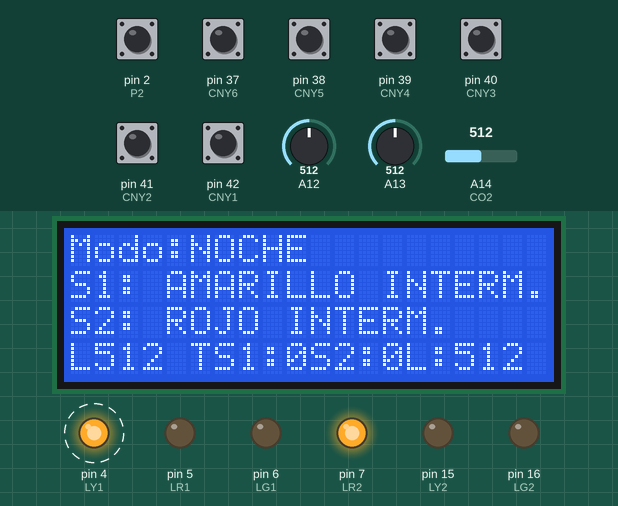
Simulated run of this sketch. Board: Arduino Mega 2560, built with avr-gcc and run on an emulated ATmega2560. On the bench: 20×4 character LCD, output pins drawn as LEDs (lit = HIGH). Dashed ring = blinking. Inputs (shaded band) come from the test bench; at power-on: pin 2 (P2), pin 37 (CNY6), pin 38 (CNY5), pin 39 (CNY4), pin 40 (CNY3), pin 41 (CNY2), pin 42 (CNY1) HIGH, A13 = 512, A12 = 512, A14 (CO2) = 512. What the sketch prints to the serial monitor is not drawn.

Above: at 3.2 s.
3.3 s: A13 set to 104
At 4.1 s:
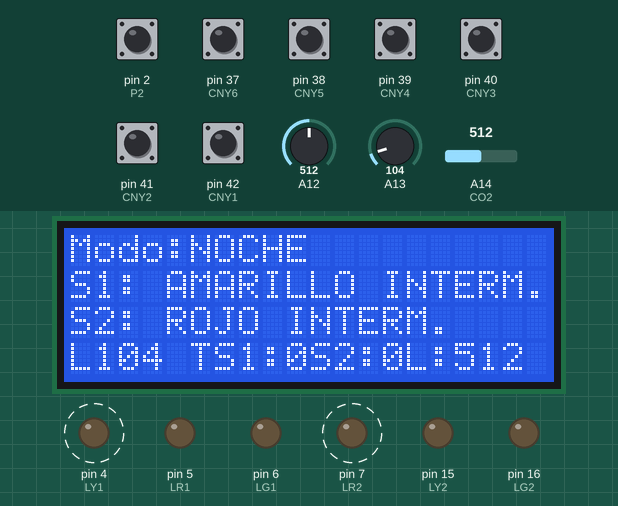
5.7 s: A13 set to 88
At 6.1 s:
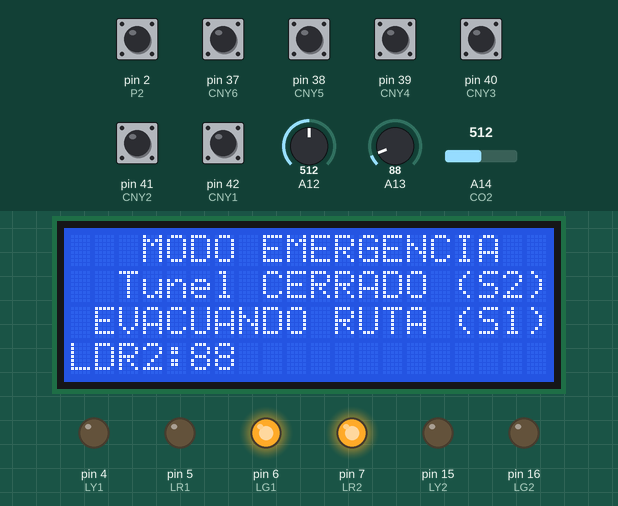
7.3 s: A13 set to 109
At 9.4 s:
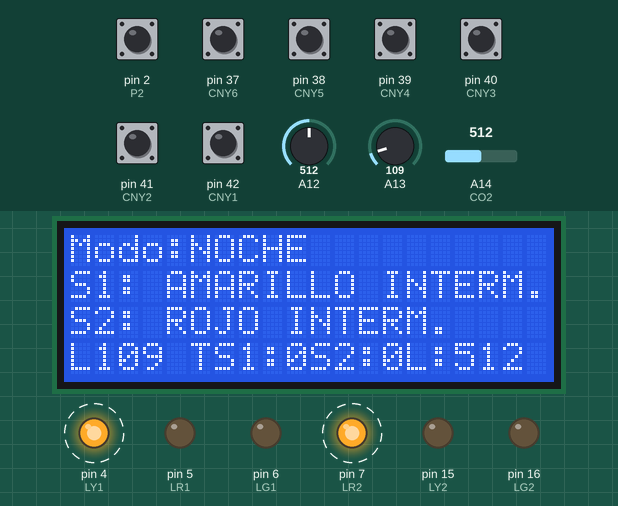
10.0 s: A12 set to 590
At 11.4 s:
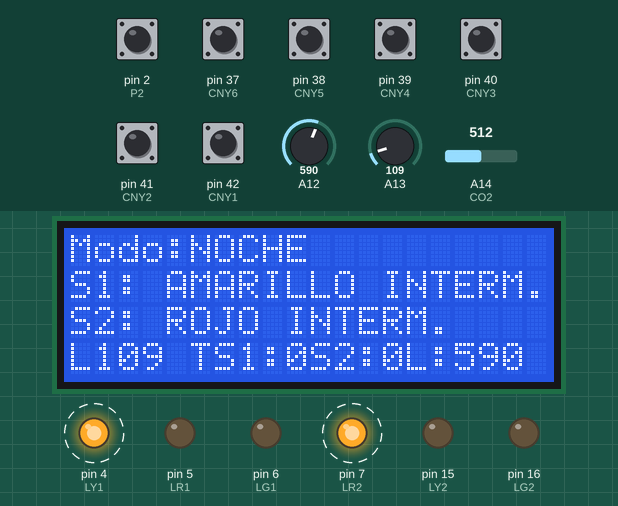
13.0 s: A12 set to 610
At 14.2 s:
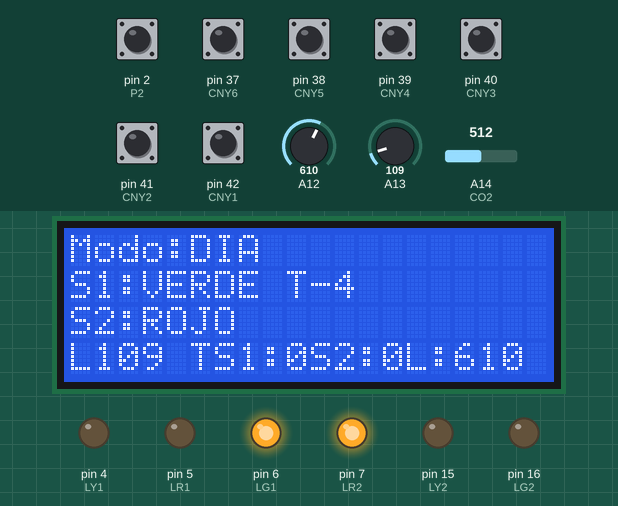
16.0 s: pin 37 (CNY6) pulled LOW for 0.15 s
At 17.4 s:
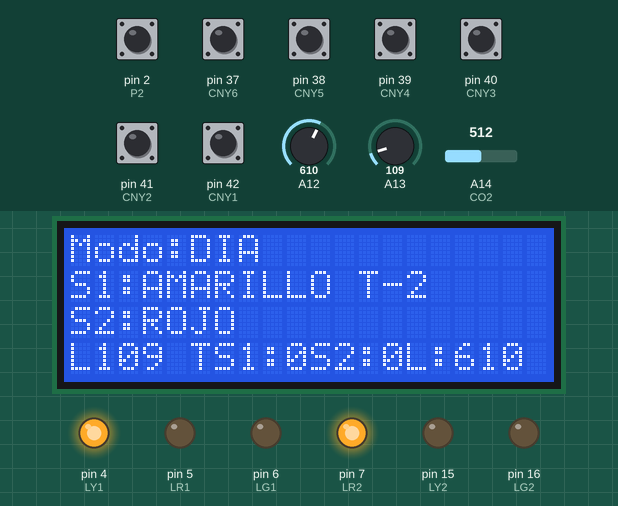
Timing chart, 0 to 24.7 s (numbered marks = the images above; inputs shaded):
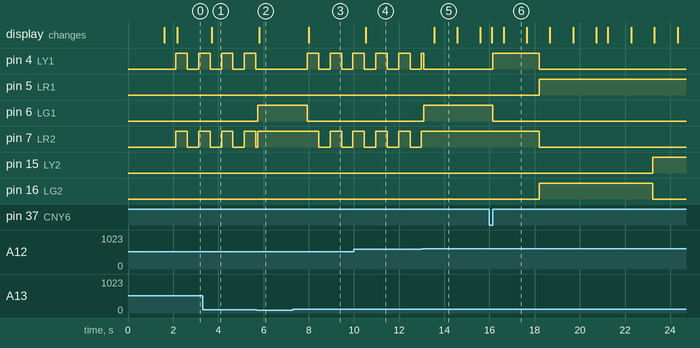

The sketch:

low_level.ino
```cpp
#include <Wire.h>              //Library required for I2C comms (LCD)
#include <LiquidCrystal_I2C.h> //Library for LCD display via I2C
#include <math.h>              //Mathematics library for pow function (CO2 computation)

// Debuging
#define HABILITAR_EMERGENCIA_CO2 false
#define HABILITAR_EMERGENCIA_SIMULADA true

// I/O pin labeling
#define LDR1 12 // LDR Light sensor from traffic light 1 connected in pin A0
#define LDR2 13 // LDR Light sensor from traffic light 2 connected in pin A1
#define CO2 14  // CO2 sensor connected in pin A3
#define P1 1    // Traffic light 1 button connected in pin 1
#define P2 2    // Traffic light 2 button connected in pin 2
#define CNY1 42 // Infrared sensor 1 in traffic light 1 connected in pin 42
#define CNY2 41 // Infrared sensor 2 in traffic light 1 connected in pin 41
#define CNY3 40 // Infrared sensor 3 in traffic light 1 connected in pin 40
#define CNY4 39 // Infrared sensor 4 in traffic light 2 connected in pin 39
#define CNY5 38 // Infrared sensor 5 in traffic light 2 connected in pin 38
#define CNY6 37 // Infrared sensor 6 in traffic light 2 connected in pin 37
#define LR1 5   // Red traffic light 1 connected in pin 5
#define LY1 4   // Yellow traffic light 1 connected in pin 4
#define LG1 6   // Green traffic light 1 connected in pin 6
#define LR2 7   // Red traffic light 2 connected in pin 7
#define LY2 15  // Yellow traffic light 2 connected in pin 15
#define LG2 16  // Green traffic light 2 connected in pin 16

// --- Constantes sensor CO2 ---
const float DC_GAIN = 8.5;                                                               // define the DC gain of amplifier CO2 sensor
const float ZERO_POINT_VOLTAGE = 0.265;                                                  // define the output of the sensor in volts when the concentration of CO2 is 400PPM
const float REACTION_VOLTAGE = 0.059;                                                    // define the “voltage drop” of the sensor when move the sensor from air into 1000ppm CO2
const float CO2Curve[3] = {2.602, ZERO_POINT_VOLTAGE, (REACTION_VOLTAGE / (2.602 - 3))}; // Line curve with 2 points

// Variable definitions
float volts = 0; // Variable to store current voltage from CO2 sensor
float co2 = 0;   // Variable to store CO2 value

// Library definitions
LiquidCrystal_I2C lcd(0x27, 20, 4);

// --- Estructuras de control ---
// La struct ahora organiza los pines y el valor del sensor de cada semáforo.
struct Semaforo {
  uint8_t pinR, pinY, pinG, pinLDR, pinPeaton;
  uint8_t pinCNY[3];        // Pines sensores infrarojos
  int vLDR = 0;
  int pesoTrafico = 0;      // Congestion vehicular
  bool R = 0, Y = 0, G = 0; // Variables de control por semáforo de los LEDs
};

// Instancias de semáforos
Semaforo semaforos[2] = {
  {LR1, LY1, LG1, LDR1, P1, {CNY1, CNY2, CNY3}}, // Semaforo 1: (Via principal)
  {LR2, LY2, LG2, LDR2, P2, {CNY4, CNY5, CNY6}}  // Semaforo 2: (Via secundaria/Tunel)
};

// --- Logica MEF - Estados de la MEF de la Intersección ---
// Describe qué luz está verde (la otra estará en rojo/amarillo)
#define VERDE_S1_ROJO_S2    0
#define AMARILLO_S1_ROJO_S2 1
#define ROJO_S1_VERDE_S2    2
#define ROJO_S1_AMARILLO_S2 3
#define PASO_PEATONAL_S1    4 // Peatones de la calle 1 cruzan
#define PASO_PEATONAL_S2    5 // Peatones de la calle 2 cruzan
int estadoMEF = VERDE_S1_ROJO_S2;

// --- Modos de Operación (Tarea 4) ---
#define MODO_DIA 0
#define MODO_NOCHE 1
int modoOperacion = MODO_DIA;

// --- Umbrales de Sensores (Tareas 4 y 5) ---
#define UMBRAL_LUZ_NOCHE 600     // Valor bajo para LDR indica oscuridad
//#define UMBRAL_CO2_PELIGROSO 800 // 800 PPM de CO2 para cerrar el túnel
#define UMBRAL_LUZ_EMERGENCIA 99 // Umbral muy bajo para simulacion C02 con LDR2

// --- Variables de Petición Peatonal ---
bool peticionPeatonS1 = false;
bool peticionPeatonS2 = false;
bool ultimoEstadoBotonS1 = HIGH;
bool ultimoEstadoBotonS2 = HIGH;

// --- Variables de control de Tiempo no bloqueante ---
long unsigned tini, tactual, tdelta;

// --- Variables para almacenar valores de sensores ---
float dCO2 = 0; // Valor de CO2 en PPM

void setup() {
  // Input pin config
  pinMode(P1, INPUT);   // Traffic light 1 button as Input
  pinMode(P2, INPUT);   // Traffic light 2 button as Input
  pinMode(CNY1, INPUT); // Infrared sensor 1 in traffic light 1 as Input
  pinMode(CNY2, INPUT); // Infrared sensor 2 in traffic light 1 as Input
  pinMode(CNY3, INPUT); // Infrared sensor 3 in traffic light 1 as Input
  pinMode(CNY4, INPUT); // Infrared sensor 4 in traffic light 2 as Input
  pinMode(CNY5, INPUT); // Infrared sensor 5 in traffic light 2 as Input
  pinMode(CNY6, INPUT); // Infrared sensor 6 in traffic light 2 as Input

  // Output pin config
  pinMode(LR1, OUTPUT); // Red traffic light 1 as Output
  pinMode(LY1, OUTPUT); // Yellow traffic light 1 as Output
  pinMode(LG1, OUTPUT); // Green traffic light 1 as Output
  pinMode(LR2, OUTPUT); // Red traffic light 2 as Output
  pinMode(LY2, OUTPUT); // Yellow traffic light 2 as Output
  pinMode(LG2, OUTPUT); // Green traffic light 2 as Output

  // Output cleaning
  digitalWrite(LR1, LOW); // Turn Off Red traffic light 1
  digitalWrite(LY1, LOW); // Turn Off Yellow traffic light 1
  digitalWrite(LG1, LOW); // Turn Off Green traffic light 1
  digitalWrite(LR2, LOW); // Turn Off Red traffic light 2
  digitalWrite(LY2, LOW); // Turn Off Yellow traffic light 2
  digitalWrite(LG2, LOW); // Turn Off Green traffic light 2

  // Communications
  Serial.begin(115200); // Start Serial communications with computer via Serial0 (TX0 RX0) at 9600 bauds
  lcd.init();
  lcd.backlight(); // Turn on LCD backlight

  // Init sensors
  for (int i = 0; i < 2; i++) {
    pinMode(semaforos[i].pinR, OUTPUT);
    pinMode(semaforos[i].pinY, OUTPUT);
    pinMode(semaforos[i].pinG, OUTPUT);
    pinMode(semaforos[i].pinLDR, INPUT);
    pinMode(semaforos[i].pinPeaton, INPUT_PULLUP);
    // Init CNY pines
    for (int j = 0; j < 3; j++) {
      pinMode(semaforos[i].pinCNY[j], INPUT_PULLUP);
    }
  }

  // --- Inicialización ---
  tini = millis(); // Inicializa el temporizador
  lcd.print("Sistema Iniciado...");
  Serial.println("Smart City - Sistema Control Trafico - Nivel Bajo - INICIADO");
  delay(1500);

  // Sincroniza estado inicial de P1 y P2
  ultimoEstadoBotonS1 = digitalRead(semaforos[0].pinPeaton);
  ultimoEstadoBotonS2 = digitalRead(semaforos[1].pinPeaton);

  lcd.clear();
  lcd.print("Sistema Listo.");
  delay(500);
}

void loop() {
  // 1. MEDIR: Obtiene los datos del entorno.
  readAllSensors();
  medirTiempo();

  // 2. GESTIONAR: Decide el estado global del sistema. La emergencia tiene prioridad.
  // La función devuelve 'true' Si hay emergencia, detiene el ciclo normal
  if (gestionarCondicionesGlobales()) return;

  // 3. CONTROLAR: Ejecuta la lógica de la Máquina de Estados de los semáforos.
  controlarSemaforos();
  actuarSemaforos();

  // 4. MOSTRAR: Actualiza la pantalla LCD con la información relevante.
  displayInfo();
}

// --- Functions and Subroutines ---
void readAllSensors() {
  // Init Light Sensors
  semaforos[0].vLDR = analogRead(semaforos[0].pinLDR);
  delay(10);
  semaforos[1].vLDR = analogRead(semaforos[1].pinLDR);
  delay(10);

  // Tarea 2 - Logica de deteccion de pulsacion antirebote
  // Si se presiona botón de peatón, se activa la petición al semaforo indicado.

  bool estadoActualBotonS1 = digitalRead(semaforos[0].pinPeaton);
  if (estadoActualBotonS1 == LOW && ultimoEstadoBotonS1 == HIGH) {
    peticionPeatonS1 = true;
    Serial.println(">>> Peticion Peaton S1 REGISTRADA");
  }
  ultimoEstadoBotonS1 = estadoActualBotonS1;

  bool estadoActualBotonS2 = digitalRead(semaforos[1].pinPeaton);
  if (estadoActualBotonS2 == LOW && ultimoEstadoBotonS2 == HIGH) {
    peticionPeatonS2 = true;
    Serial.println(">>> Peticion Peaton S2 REGISTRADA");
  }
  ultimoEstadoBotonS2 = estadoActualBotonS2;


  // Tarea 3: Calcular peso del tráfico para cada calle
  // Sensores CNY: LOW = coche detectado. Le damos más peso al sensor más cercano.
  semaforos[0].pesoTrafico = (!digitalRead(semaforos[0].pinCNY[0]) * 1) +
                             (!digitalRead(semaforos[0].pinCNY[1]) * 2) +
                             (!digitalRead(semaforos[0].pinCNY[2]) * 3);
  semaforos[1].pesoTrafico = (!digitalRead(semaforos[1].pinCNY[0]) * 1) +
                             (!digitalRead(semaforos[1].pinCNY[1]) * 2) +
                             (!digitalRead(semaforos[1].pinCNY[2]) * 3);

  // C02 read
  float volts = analogRead(CO2) * 3.3 / 4096.0;
  if (volts / DC_GAIN >= ZERO_POINT_VOLTAGE) {
    dCO2 = 400; // Se asume ~400ppm para aire limpio
  } else {
    dCO2 = pow(10, ((volts / DC_GAIN) - CO2Curve[1]) / CO2Curve[2] + CO2Curve[0]);
  }
}

void medirTiempo() {
  tactual = millis();
  tdelta = tactual - tini;
}

bool gestionarCondicionesGlobales() {
  // Tarea 5: Override de Emergencia del Túnel (Prioridad Máxima)
  //if (HABILITAR_EMERGENCIA_CO2 && dCO2 > UMBRAL_CO2_PELIGROSO) {
  // Simulacion LDR2
  if (HABILITAR_EMERGENCIA_SIMULADA && semaforos[1].vLDR < UMBRAL_LUZ_EMERGENCIA) {  // Si el LDR2 detecta oscuridad extrema (<100), se cierra el túnel.
    actuarSemaforos(semaforos[1], 1, 0, 0); // S2 a Rojo para detener el tráfico hacia el túnel
    actuarSemaforos(semaforos[0], 0, 0, 1);

    // Muestra un display especial para la emergencia
    lcd.clear();
    lcd.setCursor(0, 0); lcd.print("   MODO EMERGENCIA    ");
    lcd.setCursor(0, 1); lcd.print("  Tunel CERRADO (S2)  ");
    lcd.setCursor(0, 2); lcd.print(" EVACUANDO RUTA (S1)  ");
    lcd.setCursor(0, 3); lcd.print("LDR2:"); lcd.print(semaforos[1].vLDR);

    delay(1000);
    return true; // Hay una emergencia, se detiene el ciclo normal.
  }

  // Tarea 4: Determinar si es de día o de noche ---
  /*
  int promedioLuz = (semaforos[0].vLDR + semaforos[1].vLDR) / 2;
  //Serial.print(">>> Luz promedio: "); Serial.println(promedioLuz);
  int modoAnterior = modoOperacion;
  if (promedioLuz < UMBRAL_LUZ_NOCHE) {
    modoOperacion = MODO_NOCHE;
  } else {
    modoOperacion = MODO_DIA;
  }
  */
  // Simulacion LDR1
  // Día/Noche ahora depende exclusivamente del sensor de luz de la vía principal LDR2 (S2)
  int modoAnterior = modoOperacion;
  if (semaforos[0].vLDR < UMBRAL_LUZ_NOCHE) {
    modoOperacion = MODO_NOCHE;
  } else {
    modoOperacion = MODO_DIA;
  }

  // Si hay un cambio de modo
  if(modoAnterior != modoOperacion){
    Serial.print("CAMBIO DE MODO DE OPERACION -> ");
    Serial.println((modoOperacion == MODO_DIA) ? "DIA" : "NOCHE");
    estadoMEF = VERDE_S1_ROJO_S2;
    // Reiniciamos el timer para empezar el nuevo ciclo/estado limpiamente
    tini = millis();
  }
  return false; // No hay emergencia, proceder con el control normal.
}

void controlarSemaforos() {

  Semaforo& s1 = semaforos[0];
  Semaforo& s2 = semaforos[1];

  // El comportamiento del sistema depende del MODO DE OPERACIÓN GLOBAL
  // Ajustar duraciones según el modo de operación
  if (modoOperacion == MODO_DIA) { // --- Logica de la MEF para el MODO DÍA ---

    // Tiempos fijos
    long duracionAmarillo = 2000;
    long duracionPasoPeatonal = 6000;
    // Dinamic Tiempo Verde
    long duracionVerdeBase = 5000; // 5 segundos base
    long duracionVerdeS1 = duracionVerdeBase;
    long duracionVerdeS2 = duracionVerdeBase;

    // Tarea 3: Duración del verde ahora es dinámica
    // Si hay + trafico en una calle, se le añade tiempo de verde a esa calle
    // y se le resta a la otra, manteniendo el ciclo total similar
    if (s1.pesoTrafico > s2.pesoTrafico) {
      duracionVerdeS1 += 3000; // Añade 3s
      duracionVerdeS2 -= 2000; // Quita 2s
    } else if (s2.pesoTrafico > s1.pesoTrafico) {
      duracionVerdeS2 += 3000;
      duracionVerdeS1 -= 2000;
    }
    // Asegurarse de que el tiempo de verde no sea demasiado corto
    if (duracionVerdeS1 < 3000) duracionVerdeS1 = 3000;
    if (duracionVerdeS2 < 3000) duracionVerdeS2 = 3000;

    /*
    // DEBUG: Imprime los pesos y tiempos calculados
    static int ultimoPesoS1 = -1, ultimoPesoS2 = -1;
    if (s1.pesoTrafico != ultimoPesoS1 || s2.pesoTrafico != ultimoPesoS2) {
      Serial.print(">> Pesos Trafico -> S1: "); Serial.print(s1.pesoTrafico);
      Serial.print(" | S2: "); Serial.println(s2.pesoTrafico);
      Serial.print("   Tiempos Verdes Calculados -> S1: "); Serial.print(duracionVerdeS1);
      Serial.print("ms | S2: "); Serial.print(duracionVerdeS2); Serial.println("ms");
      ultimoPesoS1 = s1.pesoTrafico;
      ultimoPesoS2 = s2.pesoTrafico;
    }
    */

    switch (estadoMEF) {
      case VERDE_S1_ROJO_S2:
      s1.G = 1; s1.Y = 0; s1.R = 0;
      s2.G = 0; s2.Y = 0; s2.R = 1;

        if (tdelta >= duracionVerdeS1) {
          estadoMEF = AMARILLO_S1_ROJO_S2;
          tini = millis();
          Serial.println("MEF: S1 -> Amarillo, S2 -> Rojo");
        }
        break;

      case AMARILLO_S1_ROJO_S2:
        s1.G = 0; s1.Y = 1; s1.R = 0;
        s2.G = 0; s2.Y = 0; s2.R = 1;

        if (tdelta >= duracionAmarillo) {
          if (peticionPeatonS2) {
          // Hay un peaton para S2 esperando? (S2 esta en rojo, es seguro)
            estadoMEF = PASO_PEATONAL_S2;
            Serial.println("MEF: Peticion -> PASO PEATONAL S2");
          } else { // No hay peatón, ciclo normal
          estadoMEF = ROJO_S1_VERDE_S2;
          Serial.println("MEF: S1 -> Rojo, S2 -> Verde");
          }
          tini = millis();
        }
        break;

      case ROJO_S1_VERDE_S2:
        s1.G = 0; s1.Y = 0; s1.R = 1;
        s2.G = 1; s2.Y = 0; s2.R = 0;

        if (tdelta >= duracionVerdeS2) {
          estadoMEF = ROJO_S1_AMARILLO_S2;
          tini = millis();
          Serial.println("MEF: S1 -> Rojo, S2 -> Amarillo");
        }
        break;

      case ROJO_S1_AMARILLO_S2:
        s1.G = 0; s1.Y = 0; s1.R = 1;
        s2.G = 0; s2.Y = 1; s2.R = 0;

        if (tdelta >= duracionAmarillo) {
          if (peticionPeatonS1) {
            // Hay un peaton para S1 esperando? (S1 esta en rojo, es seguro)
            estadoMEF = PASO_PEATONAL_S1;
            Serial.println("MEF: Peticion -> PASO PEATONAL S1");
          } else { // No hay peatón, ciclo normal
            estadoMEF = VERDE_S1_ROJO_S2;
            Serial.println("MEF: S1 -> Verde, S2 -> Rojo");
          }
          tini = millis();
        }
        break;

      case PASO_PEATONAL_S1:
        s1.G = 0; s1.Y = 0; s1.R = 1;
        s2.G = 0; s2.Y = 0; s2.R = 1;

        if (tdelta >= duracionPasoPeatonal) {
          peticionPeatonS1 = false;
          estadoMEF = ROJO_S1_VERDE_S2; // Reanuda dando paso a la otra calle (S2)
          tini = millis();
          Serial.println("MEF: Fin paso peatones S1. Reanudando -> S2 Verde");
        }
        break;

      case PASO_PEATONAL_S2:
        s1.G = 0; s1.Y = 0; s1.R = 1;
        s2.G = 0; s2.Y = 0; s2.R = 1;
        if (tdelta >= duracionPasoPeatonal) {
          peticionPeatonS2 = false;
          estadoMEF = VERDE_S1_ROJO_S2; // Reanuda dando paso a la otra calle (S1)
          tini = millis();
          Serial.println("MEF: Fin paso peatones S2. Reanudando -> S1 Verde");
        }
        break;
    }
  } else { // --- Logica para el MODO NOCHE ---
    long flashInterval = 500; // Parpadeo cada 500ms

    // La vía principal (S1) parpadea en amarillo (precaución).
    s1.G = 0; s1.R = 0;
    if (tdelta > flashInterval) s1.Y = !s1.Y; // Invierte el estado de Y cada 500ms

    // La vía secundaria/túnel (S2) parpadea en rojo (detenerse y proceder).
    s2.G = 0; s2.Y = 0;
    if (tdelta > flashInterval) s2.R = !s2.R; // Invierte el estado de R cada 500ms

    if (tdelta > flashInterval) tini = millis(); // Resetea el timer del parpadeo
  }

}


void actuarSemaforos(Semaforo& s, bool R, bool Y, bool G) {
  digitalWrite(s.pinR, R);
  digitalWrite(s.pinY, Y);
  digitalWrite(s.pinG, G);
}

void actuarSemaforos() {
  for (int i = 0; i < 2; i++) {
    digitalWrite(semaforos[i].pinR, semaforos[i].R);
    digitalWrite(semaforos[i].pinY, semaforos[i].Y);
    digitalWrite(semaforos[i].pinG, semaforos[i].G);
  }
}

// Función para mostrar información relevante en el LCD
void displayInfo() {
  static long lastDisplayTime = 0;
  if (tactual - lastDisplayTime > 500) {
    lastDisplayTime = tactual;
    lcd.clear();

    // --- Fila 0: Modo y Peticiones Pendientes ---
    lcd.setCursor(0, 0);
    lcd.print("Modo:");
    lcd.print((modoOperacion == MODO_DIA) ? "DIA  " : "NOCHE");
    if(peticionPeatonS1) { lcd.setCursor(12,0); lcd.print("P1*"); }
    if(peticionPeatonS2) { lcd.setCursor(16,0); lcd.print("P2*"); }

    if (modoOperacion == MODO_DIA || estadoMEF == PASO_PEATONAL_S1 || estadoMEF == PASO_PEATONAL_S2) {
        // --- Display para MODO DÍA ---
        long duracionTotal = 0;
        int countdown = 0;

        switch(estadoMEF) {
            case VERDE_S1_ROJO_S2:
                duracionTotal = (semaforos[0].pesoTrafico > semaforos[1].pesoTrafico) ? 8000 : (semaforos[1].pesoTrafico > semaforos[0].pesoTrafico ? 3000 : 5000);
                countdown = (duracionTotal - tdelta)/1000;
                lcd.setCursor(0,1); lcd.print("S1:VERDE T-"); lcd.setCursor(11,1); lcd.print(countdown < 0 ? 0 : countdown);
                lcd.setCursor(0,2); lcd.print("S2:ROJO");
                break;
            case AMARILLO_S1_ROJO_S2:
                duracionTotal = 2000; countdown = (duracionTotal - tdelta)/1000 + 1;
                lcd.setCursor(0,1); lcd.print("S1:AMARILLO T-"); lcd.print(countdown < 0 ? 0 : countdown);
                lcd.setCursor(0,2); lcd.print("S2:ROJO");
                break;
            case ROJO_S1_VERDE_S2:
                duracionTotal = 8000; countdown = (duracionTotal - tdelta)/1000 + 1;
                lcd.setCursor(0,1); lcd.print("S1:ROJO");
                lcd.setCursor(0,2); lcd.print("S2:VERDE   T-"); lcd.print(countdown < 0 ? 0 : countdown);
                break;
            case ROJO_S1_AMARILLO_S2:
                duracionTotal = 2000; countdown = (duracionTotal - tdelta)/1000 + 1;
                lcd.setCursor(0,1); lcd.print("S1:ROJO");
                lcd.setCursor(0,2); lcd.print("S2:AMARILLO T-"); lcd.print(countdown < 0 ? 0 : countdown);
                break;
            case PASO_PEATONAL_S1:
            case PASO_PEATONAL_S2:
                duracionTotal = 6000; countdown = (duracionTotal - tdelta)/1000 + 1;
                lcd.setCursor(0,1); lcd.print("   PASE PEATONAL    ");
                lcd.setCursor(0,2); lcd.print("     TIEMPO: "); lcd.print(countdown < 0 ? 0 : countdown); lcd.print("s");
                break;
        }
    } else {
        // --- Display para MODO NOCHE ---
        lcd.setCursor(0, 1); lcd.print("S1: AMARILLO INTERM.");
        lcd.setCursor(0, 2); lcd.print("S2: ROJO INTERM.");
    }

    // --- Fila 3: Sensores ---
    lcd.setCursor(0, 3);
    lcd.print("L");     // luz 2
    lcd.print(semaforos[1].vLDR);
    //lcd.print((semaforos[0].vLDR + semaforos[1].vLDR)/2);
    lcd.setCursor(5, 3);
    lcd.print("TS1:"); // trafico
    lcd.print(semaforos[0].pesoTrafico);
    lcd.setCursor(10, 3);
    lcd.print("S2:");
    lcd.print(semaforos[1].pesoTrafico);
    /*
    lcd.setCursor(14, 3);
    lcd.print("C:");
    lcd.print(dCO2, 0);
    */
    lcd.setCursor(14, 3);
    lcd.print("L:"); lcd.print(semaforos[0].vLDR);
  }
}
```

Measured:
- the behaviour switches between 99 and 98 on A13 (found by bisection; images 1 and 2)
- the behaviour switches between 599 and 600 on A12 (found by bisection; images 4 and 5)
- after the input at 3.3 s, the display: changes after 0.40 s (image 1)
- after the input at 5.7 s, pin 4 (LY1): stays LOW (without the input it goes to HIGH after 0.46 s); pin 6 (LG1): LOW → HIGH after 0.05 s; the display: changes after 0.12 s (image 2)
- after the input at 7.3 s, pin 4 (LY1): alternates HIGH for 0.51 s and LOW for 0.51 s, starting after 0.64 s; pin 6 (LG1): HIGH → LOW after 0.64 s; pin 7 (LR2): alternates HIGH for 0.51 s and LOW for 0.51 s, starting after 1.1 s; the display: changes after 0.70 s (image 3)
- after the input at 10.0 s, the display: changes after 0.53 s (image 4)
- after the input at 13.0 s, pin 6 (LG1): LOW → HIGH after 0.08 s; pin 7 (LR2): stops changing and stays HIGH; the display: changes after 0.55 s (image 5)
- after the input at 16.0 s, pin 5 (LR1), pin 16 (LG2): LOW → HIGH after 2.2 s instead of 4.1 s; pin 6 (LG1): HIGH → LOW after 0.15 s instead of 2.1 s; pin 7 (LR2): HIGH → LOW after 2.2 s instead of 4.1 s; pin 15 (LY2): LOW → HIGH after 7.2 s
